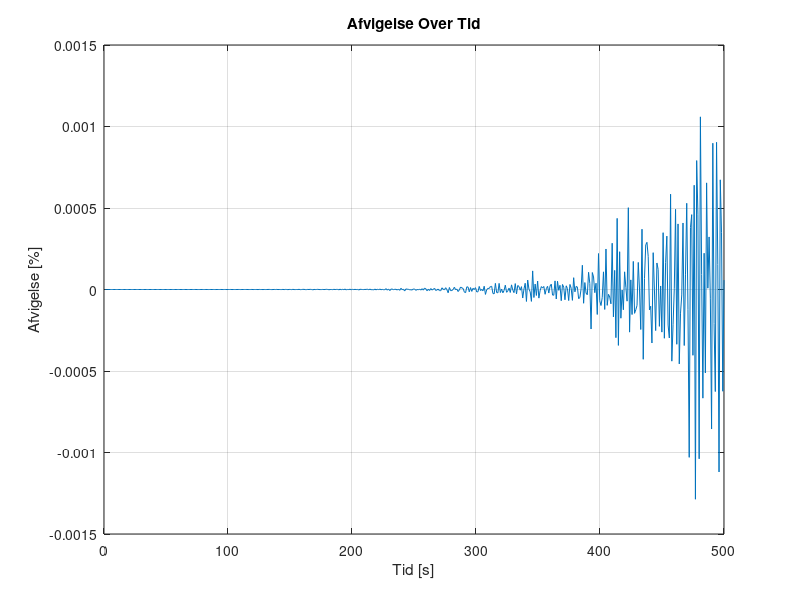
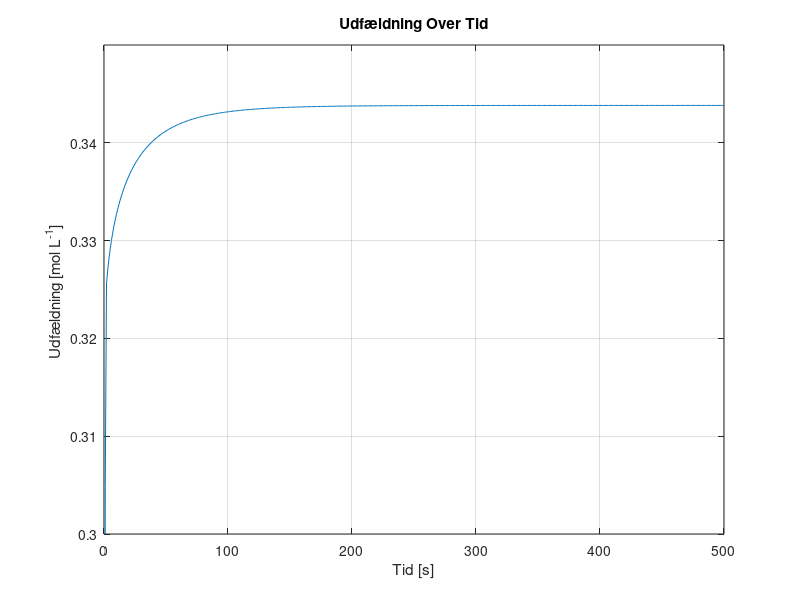
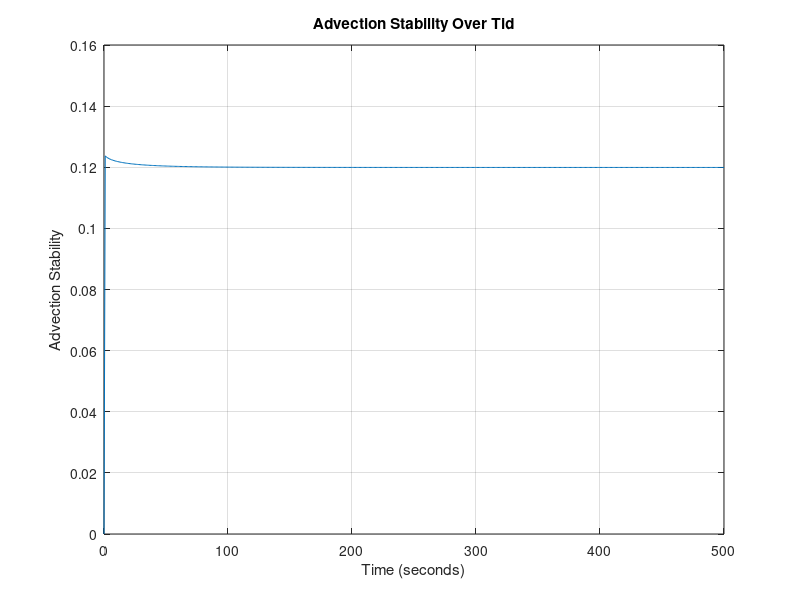
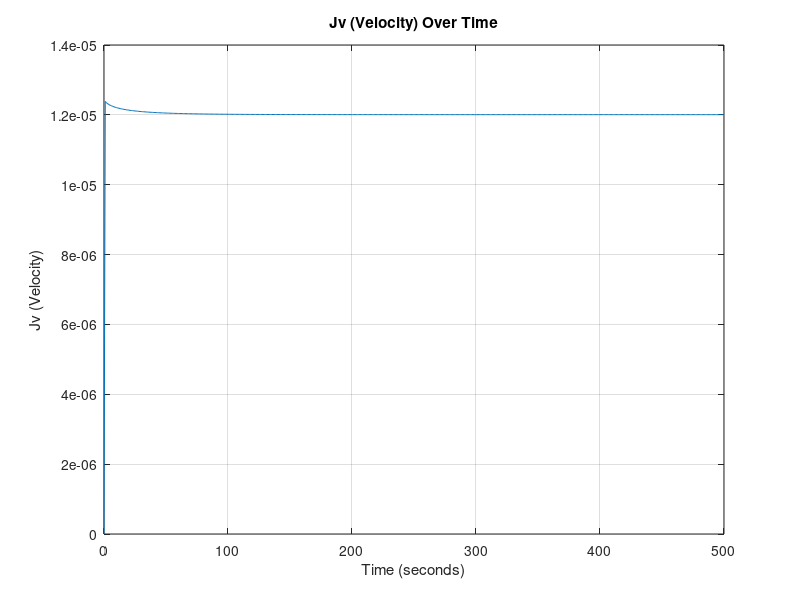

The MATLAB script that drew these images, in order: (Note: this script raises an error after producing the figures.)
%__Gruppe 3-Simulering-3.Sem__
clear
close all
clc
%% Inital Parameters
domain_length = 0.1;   % Domain length (meters)
domain_steps = 1000;    % Number of spatial domain_steps points
dx = domain_length / (domain_steps - 1); % Position discretization
 
time_length = 500;      % Time length (seconds)
time_steps = 500;       % Number of time steps
dt = time_length / time_steps; % Temporal discretization

% DEFINED VARIABLES
D = 1.464*10^-9; % Diffusivity coefficient H2PO4- in water [m^2 s^-1]
feed_conc = 0.1; % Constant solute concentration at the first cell 0.1 molar [H2PO4-]
TMP = 35; %TMP: Transmembrane Pressure [bar]

area = 0.0308; % Area of the membrane surface [m^2]
kw = 5.7311*10^(-7); % Initial water permeability m^3 m^-2 bar^-1 s^-1 
my = 0.8903*10^-9; % Water viscosity [Bar∙s]
Rm = 1/(my*kw); % Rejection of water at the membrane (σ) [m^-1]
alpha = 1*10^14; % Specific resistance of fouling [m mol^-1 m^3]
PC = 0.5; %Percipitate Advection Coefficient

sig_m = 0.1; % Rejection of ions 

% PHYSICAL CONSTANTS
R = 8.31415*10^-2; % Gasconstant [L^3 Bar mol^-1 K^-1]
T = 273.15+25; %Temperature [K]

% Anonymous functions
%Lv = @(time) kw*exp(-kb*time); %Water permeability dependent on Fouling

Mp = @(conc) 0.0011*exp(36.328*conc) + 0.263253; % concentration of udfæld in respect to phosphate increase.
Rf = @(conc) alpha*(Mp(conc)/area); % Rate of fouling
Lv = @(conc) 1/(my*(Rm+Rf(conc))); % Water permeability dependent on fouling


% Create a grid for space and time
x = linspace(0, domain_length, domain_steps);
t = linspace(0, time_length, time_steps);

% Initialize the concentration array AND Initial condition (1D)
C = zeros(domain_steps, time_steps)+0.1; % 0.1 molar [H2PO4] at pH 2.9


%Diffusive Stability
DS = D*dt/dx^2;
fprintf('\n Diffusivity Stability = %f', DS);
if DS>0.5 
   fprintf(2,'\n ERROR: Stabilitetsfejl');
else
    fprintf('\n Stable Diffusion Model !!');
end


%% Time-stepping loop
for j = 2:time_steps
    for i = 1:domain_steps
        LastC = C(domain_steps, j-1);

        C(1, :) = feed_conc; % Set the leftmost boundary to 0.1

        if j == 2
            Ptot = Mp(feed_conc); % The rate of percipitation WI
        else
            Ptot = Mp(LastC) + Jv*Mp(feed_conc)*(dt/dx)*PC; %%% CHECK CODE!!!!!!
        end

        Jv = (Lv(LastC)*(TMP-(1*R*T*(LastC))));  % Volume flux = Jv ,  in terms of osmotic pressure (TMP, R, T, delta_C) and Lv. [m/s]

        % Calculate the second derivative in x direction
        if i == 1 %_Left Cell__
            d2Cdx2 = 0;
            dCdt_advection = 0;

        elseif i == domain_steps %__Membrane Cell___
            % No right neighbor at the last cell and MEMBRANE
            d2Cdx2 = (D * (C(domain_steps - 1, j-1) - C(domain_steps, j-1))) / dx^2;
            dCdt_advection = -Jv * (C(domain_steps, j-1)*(1-sig_m) - C(domain_steps - 1, j-1)) / dx;
        else    %__Normal Cells__
            % Calculate the second derivative normally
            d2Cdx2 = D * (C(i + 1, j-1) - 2 * C(i, j-1) + C(i - 1, j-1)) / dx^2;
            % Apply advection term
            dCdt_advection = -Jv * (C(i, j-1) - C(i-1, j-1)) / dx;
        end
        % Apply the diffusion-advection-(electromigration) equation
        C(i, j) = C(i, j-1) + dt * (d2Cdx2 + dCdt_advection);
        Jv_values4(j) = Jv; % Plot values
        P_values(j) = Ptot;
        AS(j) = Jv * dt/dx; % Stability plot values
    end
end
%% conservation and error

volprc = dx*area*1000;  % Volume per cell in Liters

Cw = [0,C(domain_steps, :)]; % Making the matrix line up properly and have the right size
Cw(end) = [];

Systemdiff = [0, diff(sum(C*volprc,1))]; % Difference in system concentration per dt

inflow = feed_conc*(Jv_values4)*(dt/dx)*volprc; % In - mol
outflow = Cw.* Jv_values4*(dt/dx)*volprc*(1-sig_m); % Out - mol
infoutdiff = (inflow - outflow);
ERROR = ((Systemdiff - infoutdiff).*Systemdiff.^(-1))*100; % The mass conservation error



%% 2D Plots

% Plot Mass Conservation Error values over time

figure;
plot(t, ERROR);
xlabel('Tid [s]');
ylabel('Afvigelse [%]');
title('Afvigelse Over Tid');
grid on;


% Plot Percipitate (DS) values over time

figure;
plot(t, P_values);
xlabel('Tid [s]');
ylabel('Udfældning [mol L^{-1}] ');
title('Udfældning Over Tid');
grid on;
ylim([0.3, 0.35]);

% Plot Advection Stability (DS) values over time

figure;
plot(t, AS);
xlabel('Time (seconds)');
ylabel('Advection Stability');
title('Advection Stability Over Tid');
grid on;

% Plot Jv values over time
figure;
plot(t, Jv_values4);
xlabel('Time (seconds)');
ylabel('Jv (Velocity)');
title('Jv (Velocity) Over Time');
grid on;
%ylim([1.185*10^-5, 1.245*10^-5]);
ax = gca;
ax.YAxis.Exponent = -5;


% Define fractions of time steps you want to visualize
time_fraction = [0.001, 0.01, 0.1, 0.25, 0.5, 0.9];  % For example, 0.1 corresponds to 10% of time steps

% Calculate the corresponding time indices
time_instances = round(time_fraction * time_steps);

% Create a figure for the first plot
figure;
hold on;

% Plot concentration at specific time instances
for i = 1:length(time_instances)
    time_index = time_instances(i);
    plot(x, C(:, time_index));
end

xlabel('Position [m]');
ylabel('Koncentration [mol L^{-1}]');
title('Koncentration over Position ved Forskellige Tidsfraktioner');
xlim([0.099, domain_length]);
ylim([0.1, 0.12]);

% Add a legend for clarity
legend(arrayfun(@(f) ['t=', num2str(f)], time_fraction, 'UniformOutput', false));

grid on;
hold off;


%% 3D Plot

% Create a 3D surface plot to visualize concentration over time and position
[T, X] = meshgrid(t, x);
figure;
h = surf(X, T, C); % Transpose removed here
xlabel('Position [m]');
ylabel('Tid [s]');
zlabel('Koncentration [mol L^{-1}]');
title('Koncentration Over Tid og Position');

% Set axis limits to start at the origin
xlim([0, domain_length]);
ylim([0, time_length]);
zlim([0.1, 0.12]); % Assuming max(C(:)) is the maximum concentration in your data

set(h,'LineStyle','none')
colormap(jet)
clim([0.1, 0.12])


%%
save('step4jv', 'Jv_values4')
